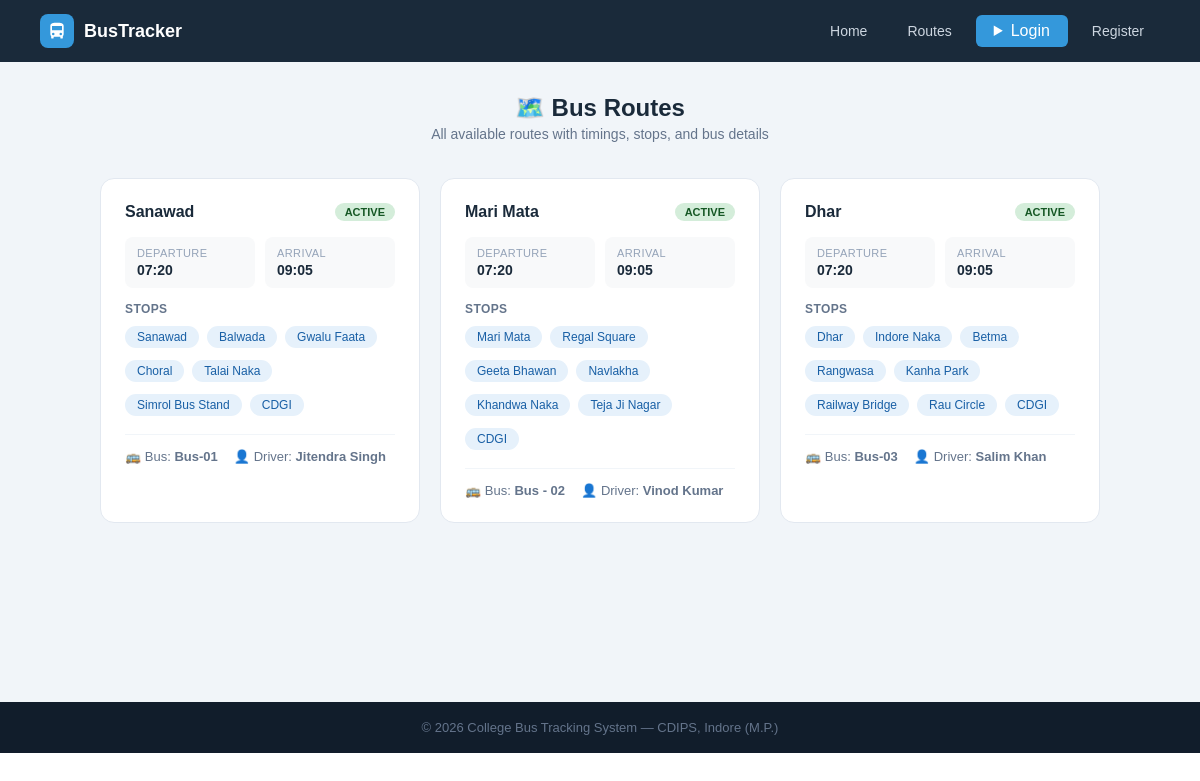
Before: /routes-info with the older database file.
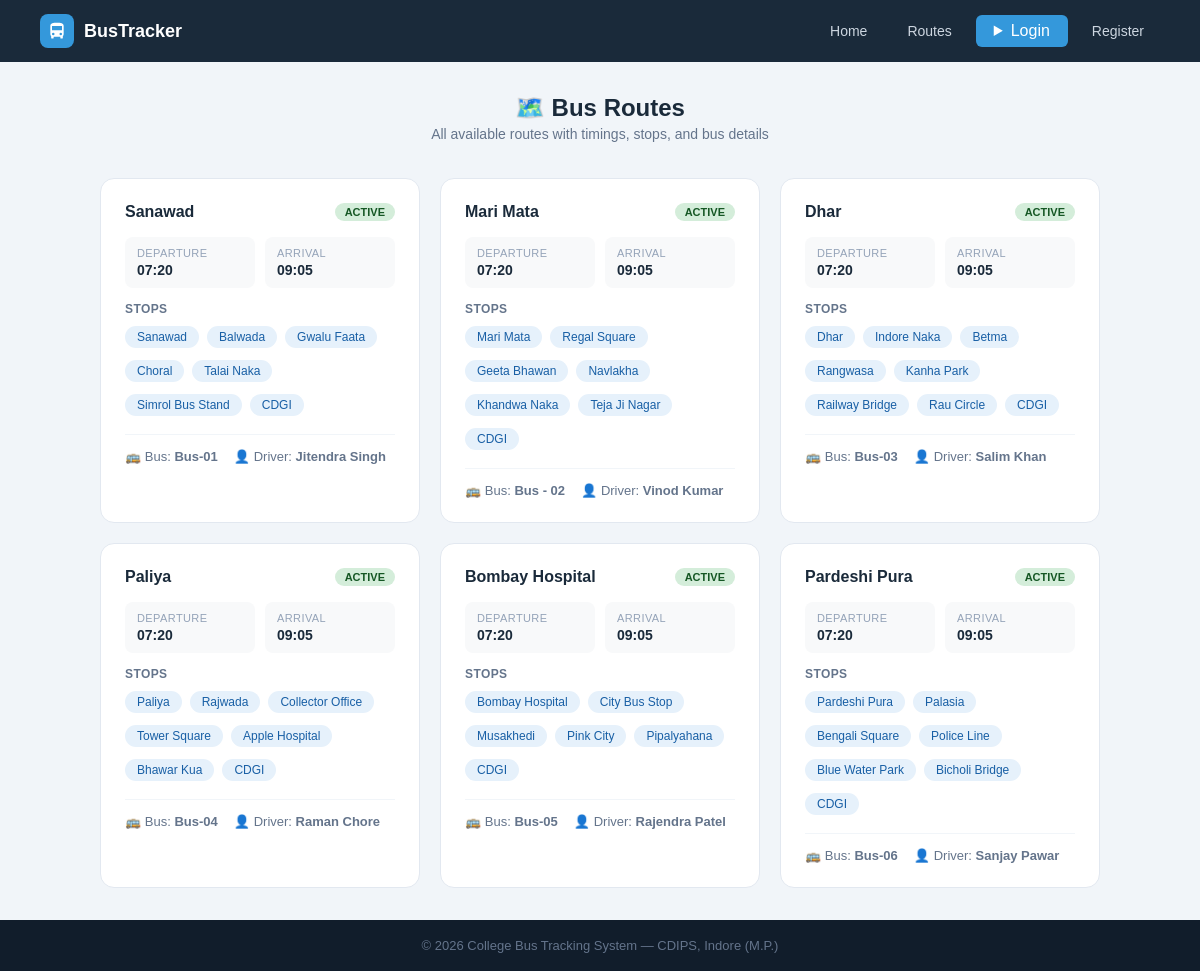
After: the same page with the newer database file.
### tables this page shows
CREATE TABLE routes (
        id INTEGER PRIMARY KEY AUTOINCREMENT,
        route_name TEXT NOT NULL, bus_id INTEGER,
        start_point TEXT, end_point TEXT,
        departure_time TEXT, arrival_time TEXT, stops TEXT, original_bus_id INTEGER,
        FOREIGN KEY(bus_id) REFERENCES buses(id));

CREATE TABLE buses (
        id INTEGER PRIMARY KEY AUTOINCREMENT,
        bus_number TEXT UNIQUE NOT NULL, driver_name TEXT NOT NULL,
        driver_phone TEXT, capacity INTEGER DEFAULT 40,
        status TEXT DEFAULT 'active',
        current_lat REAL DEFAULT 22.7196, current_lng REAL DEFAULT 75.8577);

### app.py (the view)
@app.route('/routes-info')
def routes_page():
    db = get_db()
    routes = db.execute('''SELECT r.*,b.bus_number,b.driver_name,b.status
                           FROM routes r LEFT JOIN buses b ON r.bus_id=b.id''').fetchall()
    db.close(); return render_template('routes.html', routes=routes)

### app.py (called while the page is built, shortened)
def get_db():
    conn = sqlite3.connect(DB)
    conn.row_factory = sqlite3.Row
    return conn

@app.context_processor
def inject_notifications():
    return dict(notifications=[], unread_count=0)

### templates/routes.html (shortened to what this page needs)
{% extends "base.html" %}
{% block content %}
<div class="page">
    <div class="page-header" style="text-align:center;margin-bottom:36px">
        <h1>🗺️ Bus Routes</h1>
        <p>All available routes with timings, stops, and bus details</p>
    </div>
    <div class="routes-grid">
    {% for r in routes %}
    <div class="route-card">
        <div class="route-header">
            <div class="route-name">{{ r.route_name }}</div>
            <span class="badge {{ 'badge-green' if r.status == 'active' else 'badge-red' }}">
                {{ r.status.upper() if r.status else 'ACTIVE' }}
            </span>
        </div>
        <div class="route-info">
            <div class="ri-item"><div class="key">Departure</div><div class="val">{{ r.departure_time }}</div></div>
            <div class="ri-item"><div class="key">Arrival</div><div class="val">{{ r.arrival_time }}</div></div>
        </div>
        <div class="stops-label">Stops</div>
        <div class="stops-flow">
            {% set stop_list = r.stops.replace('-', '→').replace(',', '→').split('→') %}
            {% for stop in stop_list %}
            <span class="stop-chip">{{ stop.strip() }}</span>
            {% endfor %}
        </div>
        {% if r.bus_number %}
        <div class="bus-info">
            <span>🚌 Bus: <b>{{ r.bus_number }}</b></span>
            <span>👤 Driver: <b>{{ r.driver_name }}</b></span>
        </div>
        {% endif %}
    </div>
    {% else %}
    <div style="text-align:center;color:#94a3b8;padding:40px;grid-column:1/-1">No routes available.</div>
    {% endfor %}
    </div>
</div>
{% endblock %}

### templates/base.html (shortened to what this page needs)
<!DOCTYPE html>
<html lang="en">
<head>
    <link rel="stylesheet" href="{{ url_for('static', filename='css/style.css') }}">
</head>
<body>
<nav>
    <div class="nav-logo">
        <div class="nav-logo-icon">
            <svg viewBox="0 0 24 24"><path d="M4 16c0 .88.39 1.67 1 2.22V20a1 1 0 001 1h1a1 1 0 001-1v-1h8v1a1 1 0 001 1h1a1 1 0 001-1v-1.78c.61-.55 1-1.34 1-2.22V6c0-3.5-3.58-4-8-4S4 2.5 4 6v10zm3.5 1a1.5 1.5 0 110-3 1.5 1.5 0 010 3zm9 0a1.5 1.5 0 110-3 1.5 1.5 0 010 3zM6 6h12v5H6V6z"/></svg>
        </div>
        <span>BusTracker</span>
    </div>
    <div class="nav-links">
        <a href="{{ url_for('home') }}">Home</a>
        <a href="{{ url_for('routes_page') }}">Routes</a>
        {% if 'admin' in session or 'student' in session %}
            {% if 'admin' in session %}
                <a href="{{ url_for('admin_dashboard') }}">Admin Panel</a>
                <a href="{{ url_for('students_list') }}">Students</a>
                <a href="{{ url_for('gate_logs_page') }}">Gate Logs</a>
                <a href="{{ url_for('admin_reports') }}">📊 Reports</a>
            {% else %}
                <a href="{{ url_for('dashboard') }}">My Dashboard</a>
                <details class="bell-wrap">
                    <summary class="bell-btn">
                        🔔
                        {% if unread_count > 0 %}
                        <span class="bell-badge">{{ unread_count }}</span>
                        {% endif %}
                    </summary>
                    <div class="bell-dropdown">
                        <div class="bell-dropdown-header">
                            <span>Notifications</span>
                            <div style="display:flex;gap:6px;">
                                {% if unread_count > 0 %}
                                <form method="POST" action="{{ url_for('mark_notifications_read') }}">
                                    <button class="bell-action-btn">✓ Read</button>
                                </form>
                                {% endif %}
                                {% if notifications %}
                                <form method="POST" action="{{ url_for('delete_all_notifications') }}"
                                      onsubmit="return confirm('Delete all notification?')">
                                    <button class="bell-action-btn bell-delete-btn">🗑 Delete all</button>
                                </form>
                                {% endif %}
                            </div>
                        </div>
                        {% if notifications %}
                            {% for n in notifications %}
                            <div class="bell-notif-item {{ 'bell-unread' if not n.is_read else '' }}">
                                <div class="bell-notif-row">
                                    <div class="bell-notif-msg">{{ n.message }}</div>
                                    <form method="POST" action="{{ url_for('delete_notification', nid=n.id) }}">
                                        <button class="bell-del-one" title="Delete">✕</button>
                                    </form>
                                </div>
                                <div class="bell-notif-time">🕐 {{ n.created_at[:16] if n.created_at else '' }}</div>
                            </div>
                            {% endfor %}
                        {% else %}
                        <div class="bell-empty">
                            <span>🔕</span>
                            <div>No notification available</div>
                        </div>
                        {% endif %}
                    </div>
                </details>
            {% endif %}
            <span style="color:#94a3b8;font-size:13px">
                Hi,
                {% if 'admin' in session %}
                {{ session['admin']['name'] }}
                {% else %}
                {{ session['student']['name'] }}
                {% endif %}
            </span>
            {% if 'admin' in session %}
            <a href="/logout/admin" class="btn-danger">Logout</a>
            {% else %}
            <a href="/logout/student" class="btn-danger">Logout</a>
            {% endif %}
        {% else %}
            <div style="position: relative; display: inline-block;">
                <details style="list-style: none;">
                    <summary class="btn-nav" style="cursor: pointer; user-select: none;">
                        Login
                    </summary>
                </details>
            </div>
            <a href="{{ url_for('register') }}">Register</a>
        {% endif %}
    </div>
</nav>
{% block content %}{% endblock %}
<footer><p>© 2026 College Bus Tracking System — CDIPS, Indore (M.P.)</p></footer>
</body>
</html>

### static/css/style.css (style rules this page uses)
* { margin: 0; padding: 0; box-sizing: border-box; font-family: Arial, sans-serif; }
a { text-decoration: none; }
nav { display: flex; justify-content: space-between; align-items: center; padding: 14px 40px; background: #1a2a3a; position: sticky; top: 0; z-index: 100; }
.nav-logo { display: flex; align-items: center; gap: 10px; }
.nav-logo-icon { width: 34px; height: 34px; background: #3498db; border-radius: 8px; display: flex; align-items: center; justify-content: center; }
.nav-logo-icon svg { width: 20px; height: 20px; fill: white; }
.nav-logo span { color: white; font-size: 18px; font-weight: bold; }
.nav-links { display: flex; gap: 8px; align-items: center; }
.nav-links a { color: #cdd6e0; font-size: 14px; padding: 7px 16px; border-radius: 6px; transition: background .2s; }
.nav-links .btn-nav { background: #3498db; color: white; padding: 7px 18px; border-radius: 6px; }
footer { background: #111d2b; color: #64748b; text-align: center; padding: 18px; font-size: 13px; }
.badge { display: inline-block; padding: 3px 10px; border-radius: 20px; font-size: 11px; font-weight: bold; }
.badge-green { background: #d4edda; color: #155724; }
.page { padding: 32px 40px; background: #f1f5f9; min-height: 80vh; }
.page-header { margin-bottom: 24px; }
.page-header h1 { font-size: 24px; color: #1a2a3a; font-weight: bold; }
.page-header p { font-size: 14px; color: #64748b; margin-top: 4px; }
.stop-chip { background: #e6f1fb; color: #185fa5; font-size: 12px; padding: 4px 12px; border-radius: 20px; margin: 4px 4px 4px 0; }
.routes-grid { display: grid; grid-template-columns: repeat(auto-fit, minmax(300px, 1fr)); gap: 20px; max-width: 1000px; margin: 0 auto; }
.route-card { background: white; border-radius: 14px; border: 1px solid #e2e8f0; padding: 24px; transition: box-shadow .2s; }
.route-header { display: flex; justify-content: space-between; align-items: flex-start; margin-bottom: 16px; }
.route-name { font-size: 16px; font-weight: bold; color: #1a2a3a; }
.route-info { display: grid; grid-template-columns: 1fr 1fr; gap: 10px; margin-bottom: 14px; }
.ri-item { background: #f8f9fa; border-radius: 8px; padding: 10px 12px; }
.ri-item .key { font-size: 11px; color: #94a3b8; text-transform: uppercase; letter-spacing: .4px; margin-bottom: 3px; }
.ri-item .val { font-size: 14px; font-weight: bold; color: #1a2a3a; }
.stops-flow { display: flex; flex-wrap: wrap; gap: 4px; }
.stops-label { font-size: 12px; color: #64748b; font-weight: bold; margin-bottom: 6px; text-transform: uppercase; letter-spacing: .4px; }
.bus-info { margin-top: 14px; padding-top: 14px; border-top: 1px solid #f1f5f9; font-size: 13px; color: #64748b; display: flex; gap: 16px; }

Changed rows visible on the page:
added routes: route_name "Paliya", status "ACTIVE", departure_time "07:20", arrival_time "09:05", strip "Paliya" "Rajwada" "Collector Office" "Tower Square" "Apple Hospital" "Bhawar Kua" "CDGI", bus_number "Bus-04", driver_name "Raman Chore"
added routes: route_name "Bombay Hospital", status "ACTIVE", departure_time "07:20", arrival_time "09:05", strip "Bombay Hospital" "City Bus Stop" "Musakhedi" "Pink City" "Pipalyahana" "CDGI", bus_number "Bus-05", driver_name "Rajendra Patel"
added routes: route_name "Pardeshi Pura", status "ACTIVE", departure_time "07:20", arrival_time "09:05", strip "Pardeshi Pura" "Palasia" "Bengali Square" "Police Line" "Blue Water Park" "Bicholi Bridge" "CDGI", bus_number "Bus-06", driver_name "Sanjay Pawar"
